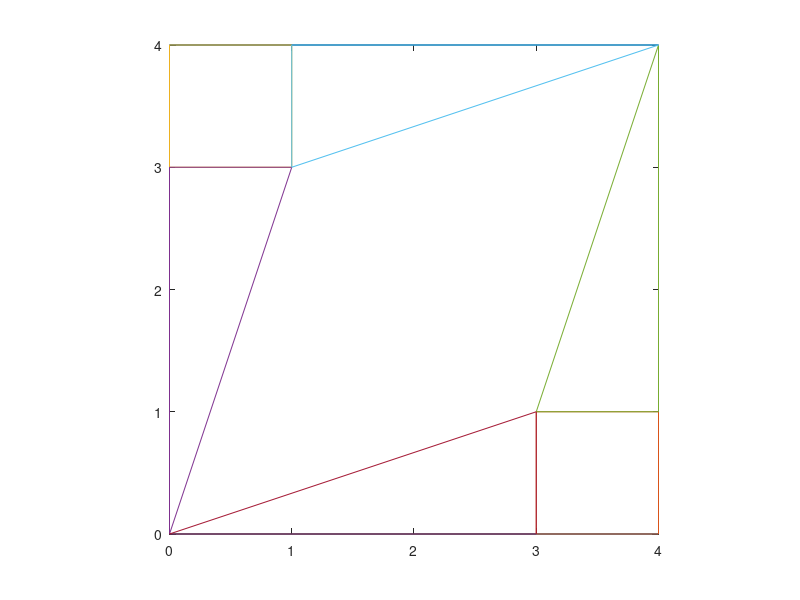

Source code (MATLAB):
x = [ 0 4 4 0 0 ];
y = [ 0 0 4 4 0 ];

bcx = [ 3 4 4 3 3 ];
bcy = [ 0 0 1 1 0 ];

bcx_ = [ 0 1 1 0 0];
bcy_ = [ 3 3 4 4 3];

bd2x  = [ 0 1 0 0];
bd2y  = [ 0 3 3 0];

bd2x_ = [ 3 4 4 3 ];
bd2y_ = [ 1 1 4 1 ];

ac2x  = [ 1 4 1 1 ];
ac2y  = [ 3 4 4 3 ];

ac2x_ = [ 0 3 3 0 ];
ac2y_ = [ 0 0 1 0 ];

% finalx = [ x bcx bcx_ bd2x bd2x_ ac2x ac2x_ ];
% finaly = [ y bcy bcy_ bd2y bd2y_ ac2y ac2y_ ];

plot(x,y);
hold on;
axis square;
plot(bcx,bcy);
plot(bcx_, bcy_);
plot(bd2x, bd2y);
plot(bd2x_, bd2y_);
plot(ac2x, ac2y);
plot(ac2x_, ac2y_);
